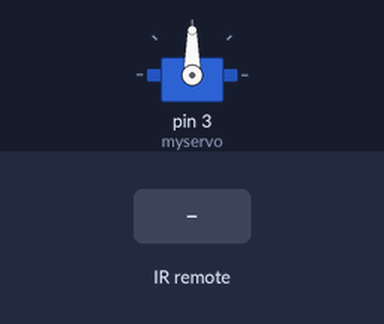
Bench run of a sketch on a simulated Arduino Uno, built with avr-gcc and run on an emulated ATmega328P. On the bench: servo. Inputs (shaded band) come from the test bench.

Above: at 1.2 s.
1.3 s: infrared code 0xFF6897 received
At 2.4 s:
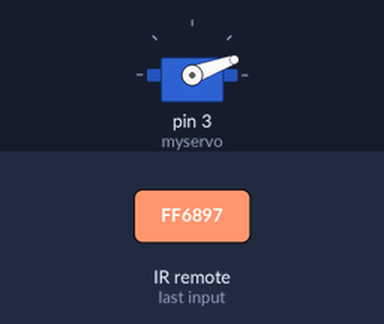
2.8 s: infrared code 0xFF9867 received
At 3.5 s:
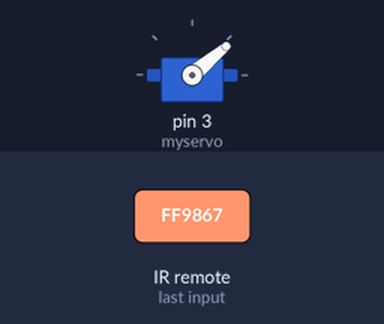
4.3 s: infrared code 0xFFB04F received
At 4.7 s:
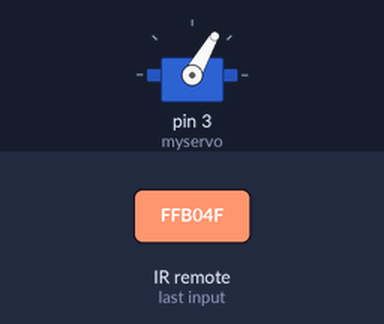
5.8 s: infrared code 0xFF18E7 received
At 7.0 s:
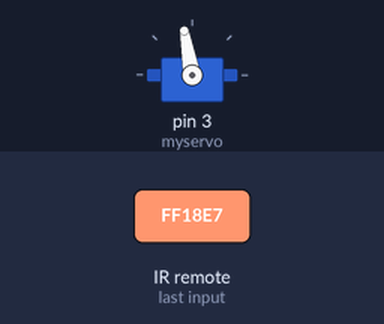
7.3 s: infrared code 0xFF7A85 received
At 8.2 s:
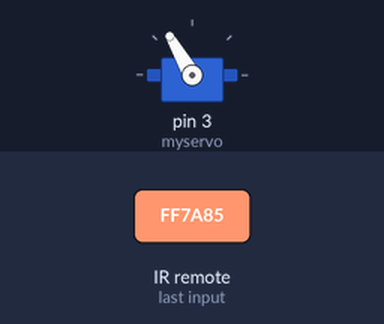
8.8 s: infrared code 0xFF10EF received
At 9.3 s:
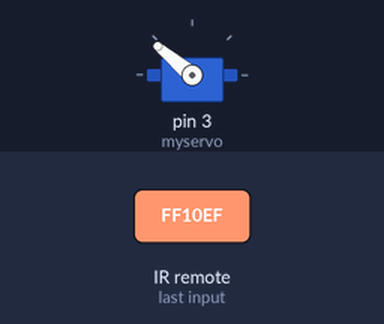
Timing chart, 0 to 11.3 s (numbered marks = the images above; inputs shaded):
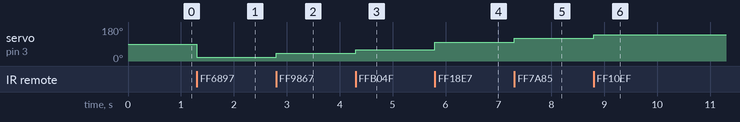

Measured:
- after the input at 1.3 s, servo on pin 3 (myservo): 90° → 20° at once
- after the input at 2.8 s, servo on pin 3 (myservo): 20° → 40° at once
- after the input at 4.3 s, servo on pin 3 (myservo): 40° → 60° at once
- after the input at 5.8 s, servo on pin 3 (myservo): 60° → 100° at once
- after the input at 7.3 s, servo on pin 3 (myservo): 100° → 120° at once
- after the input at 8.8 s, servo on pin 3 (myservo): 120° → 140° at once

The sketch:

Knob.ino
```cpp
#include <Servo.h>

Servo myservo;  // create servo object to control a servo

#include <IRremote.h>
 int RECV_PIN = 12;
 IRrecv irrecv(RECV_PIN);
 decode_results results;

void setup() {
  myservo.attach(3);
  irrecv.enableIRIn();// attaches the servo on pin 9 to the servo object
}

void loop() {   // scale it to use it with the servo (value between 0 and 180)
if ( irrecv.decode( &results )) { // если данные пришли
switch ( results.value ) {
case 0xFF6897:
 myservo.write(20);
break;
case 0xFF9867:
 myservo.write(40);
break;
case 0xFFB04F:
 myservo.write(60);
break;
case 0xFF30CF:
 myservo.write(80);
break;
case 0xFF18E7:
 myservo.write(100);
break;
case 0xFF7A85:
 myservo.write(120);
break;
case 0xFF10EF:
 myservo.write(140);
break;
case 0xFF38C7:
 myservo.write(160);
break;
case 0xFF5AA5:
 myservo.write(180);
break;

}
irrecv.resume(); // принимаем следующую команду
}// waits for the servo to get there
}
```
